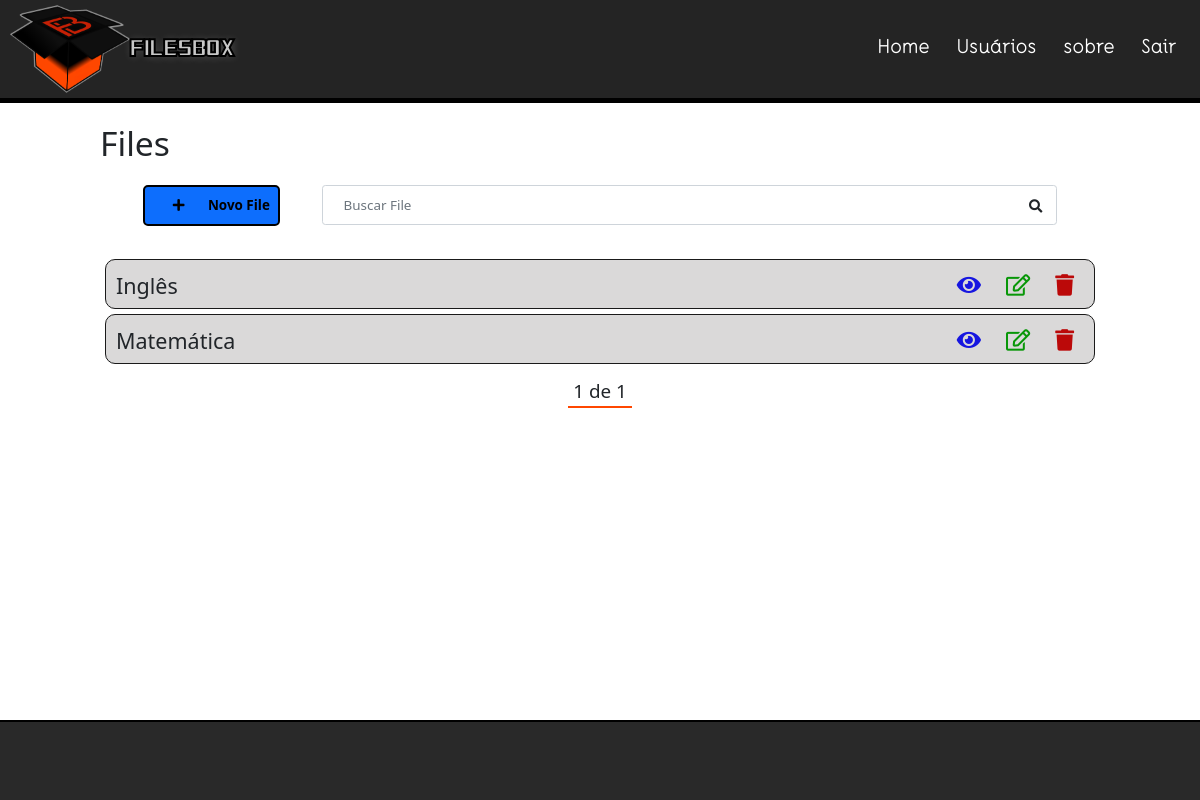
Page / (signed in) on the earlier database version.
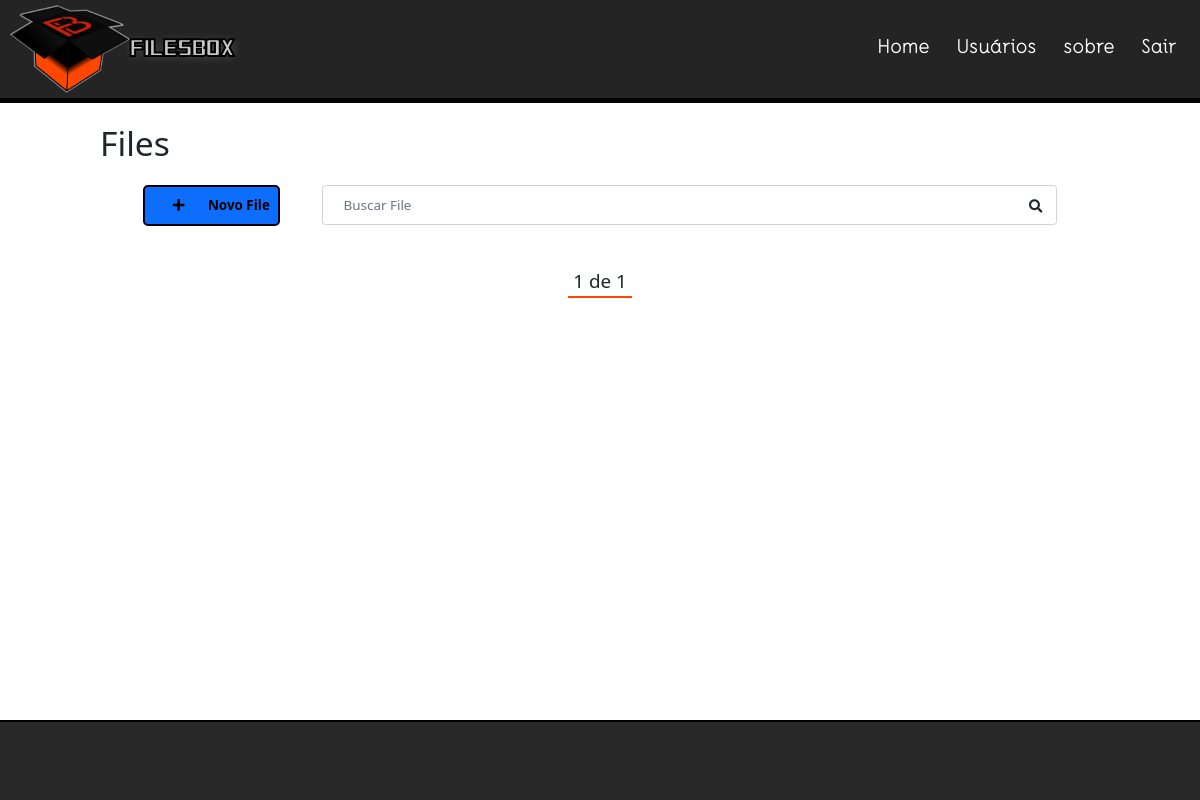
Same page on the later database version.
### files/models.py (models this page shows, shortened)
class File(models.Model):
    STATUS = (
        ("fazendo", "Fazendo"),
        ("finalizado", "finalizado"),
    )
    title = models.CharField(max_length=100)
    description = models.TextField()
    done = models.CharField(
        max_length=10,
        choices=STATUS,
    )
    user = models.ForeignKey(get_user_model(), on_delete=models.CASCADE)
    created_at = models.DateTimeField(auto_now_add=True)
    updated_at = models.DateTimeField(auto_now=True)

### files/views.py (the view)
# urls.py: path('', include('files.urls')),
@login_required
def files(request):
    search = request.GET.get('busca')
    if search:
        files = File.objects.filter(title__icontains=search, user=request.user)
    else:
        files_list = File.objects.all().order_by('-created_at').filter(user=request.user)
        paginator = Paginator(files_list, 5)
        page = request.GET.get('page')
        files = paginator.get_page(page)
    return render(request, 'files/files.html', {'files': files})

### files/templates/files/files.html (shortened to what this page needs)
{% extends 'base.html' %}
{% block content %}
    <div class="offset-1 col-10 list-div">
        <h1>Files</h1>
        <div class="container">
            <a class="add-link" href="newFile/">
                <div class="col-2 add-div">
                    <i class="fas fa-plus"></i>
                    <span class="paragrafo">Novo File</span>
                </div>
            </a>
            <div class="col-9 busca-div">
                <form method="GET" id="search-form">
                    <input class="form-control" type="text" id="busca" name="busca" placeholder="Buscar File" value="{{ request.GET.busca }}"/>
                    <i class="fas fa-search" id="search-btn"></i>
                </form>
            </div>
        </div>
        <ul class="file-list">
            {% for file in files %}
            <li class="file-item">
                <span>{{ file.title }}</span>
                <span><a href="delete/{{file.id}}" class="delete-btn"><i class="fas fa-trash"></a></i></span>
                <span><a href="edit/{{file.id}}"><i class="far fa-edit"></i></a></span>
                <span><a href="view/{{file.id}}"><i class="fas fa-eye"></i></a></span>
            </li>
            {% endfor %}
        </ul>
        <div class="pagination">
            <span class="step-links">
                {% if files.paginator.num_pages %}
                    <span class="current">
                        {{ files.number }} de {{ files.paginator.num_pages }}
                    </span>
                {% endif %}
            </span>
        </div>
    </div>
{% endblock content %}

### files/templates/base.html (shortened to what this page needs)
{% load static %}
<!DOCTYPE html>
<html lang="pt-br">
<head>
    <link rel="stylesheet" href="https://use.fontawesome.com/releases/v5.7.2/css/all.css">
    <link href="https://cdn.jsdelivr.net/npm/bootstrap@5.0.2/dist/css/bootstrap.min.css" rel="stylesheet">
    <link rel="stylesheet" href="{% static '_css/_styles.css' %}" type="text/css" />
</head>
<body>
    <div class="container-fruid">
        <nav class="navbar navbar-expand-lg navbar-light bg-light">
            <div class="container-fluid">
                <a class="navbar-title" href="/files">
                    {% if user.is_authenticated %}
                        <img src="{% static '_imagens/_logoBorda.png' %}" alt="" width="120" height="90" class="d-inline-block align-text-top">
                        Filesbox
                    {% endif %}
                </a>
                <div class="menu-section">
                    <nav class="nav-menu">
                        <ul class="navbar-nav me-auto mb-2 mb-lg-0">
                            {% if user.is_authenticated %}
                                <li class="nav-item">
                                    <a class="nav-link active" aria-current="page" href="#">Home</a>
                                </li>
                                <li class="nav-item">
                                    <a class="nav-link active" aria-current="page" href="#">Usuários</a>
                                </li>
                            {% endif %}
                            <li class="nav-item">
                                <a class="nav-link active" aria-current="page" href="#">sobre</a>
                            </li>
                            {% if user.is_authenticated %}
                                <li class="nav-item">
                                    <a class="nav-link active" aria-current="page" href="/accounts/logout">Sair</a>
                                </li>
                            {% endif %}
                        </ul>
                    </nav>
                </div>
            </div>
        </nav>
        {% block content %}
        {% endblock content %}
        <footer>
        </footer>
    </div>
</body>
</html>

### files/static/_css/_styles.css (style rules this page uses)
* { margin: 0; padding: 0; }
html { font-size: 84.1%; }
.container-fluid { background-color: rgba(3, 3, 3, 0.863); }
.navbar { border-bottom: 5px solid var(--preto); margin-bottom: 20px; padding-top: 0; padding-bottom: 0; }
.navbar-nav { margin: auto; }
a.navbar-title { text-shadow: 1px 1px 8px rgba(255, 255, 255, 0.2); color: rgb(200, 200, 200); -webkit-text-stroke-width: 2px; -webkit-text-stroke-color: var(--preto); font-family: TransformersMovie; padding-top: .3125rem; padding-bottom: .3125rem; margin-right: 1rem; font-size: 2rem; text-decoration: none; white-space: nowrap; display: flex; align-items: center; }
.navbar-light .navbar-nav .nav-link.active, .navbar-light .navbar-nav .show>.nav-link { color: white; }
.navbar-light .navbar-nav a.nav-link { letter-spacing: 1px; font-family: JonahAFYL; font-size: 1.4rem; font-weight: bold; padding: 2rem 1rem; }
.menu-section, .navbar-expand-lg .navbar-nav { flex-direction: row; }
.paragrafo { font-size: 1rem; }
.container { display: flex; justify-content: space-evenly; align-items: baseline; }
.add-div { background-color: var(--bs-blue); cursor: pointer; display: inline-block; color: var(--preto); padding: 8px; border: 2px solid var(--preto); border-radius: 5px; height: 100%; width: auto; font-weight: bold; }
.fas.fa-plus { color: var(--preto); margin-left: 20px; margin-right: 20px; }
a.add-link { color: var(--preto); text-decoration: none; margin-right: 10px; }
.fas.fa-search { position: relative; top: -25px; padding-right: 15px; display: block; float: right; cursor: pointer; }
.busca-div { padding: 0; margin-top: 15px; margin-bottom: 15px; display: block; align-items: center; }
.form-control { height: 40px; padding-left: 10px; }
footer { background-color: var(--cinza-claro); border-top: 2px solid var(--preto); height: 80px; width: 100%; position: absolute; bottom: 0; }
.pagination { font-size: 1.4rem; margin-bottom: 20px; display: flex; justify-content: center; }
.step-links { position: relative; margin-left: auto; margin-right: auto; width: auto; border-bottom: 2px solid var(--laranja); }
.step-links .current { margin-left: 5px; margin-right: 5px; }

### files/static/_css/_esquemaCor.css (style rules this page uses)
:root { --cinza-escuro: #1A1A1A; --cinza-claro: #292929; --preto: #000000; --preto-claro: #0A0909; --laranja: #FF4700; --vermelho-telha: #C62005; }

Differences in the rows shown:
removed File: title "Inglês"
removed File: title "Matemática"
